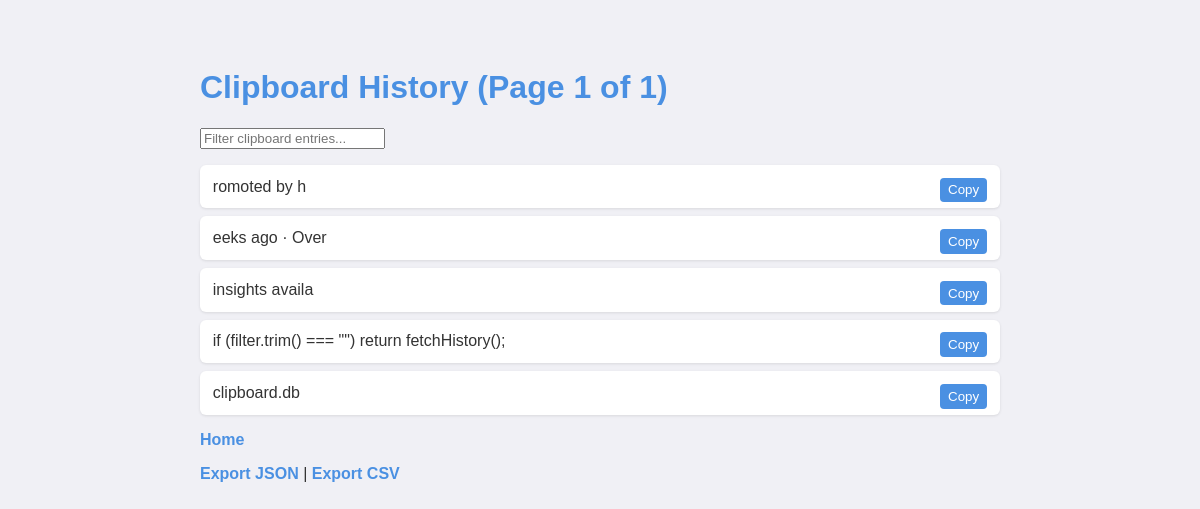
Before: /history with the older database file.
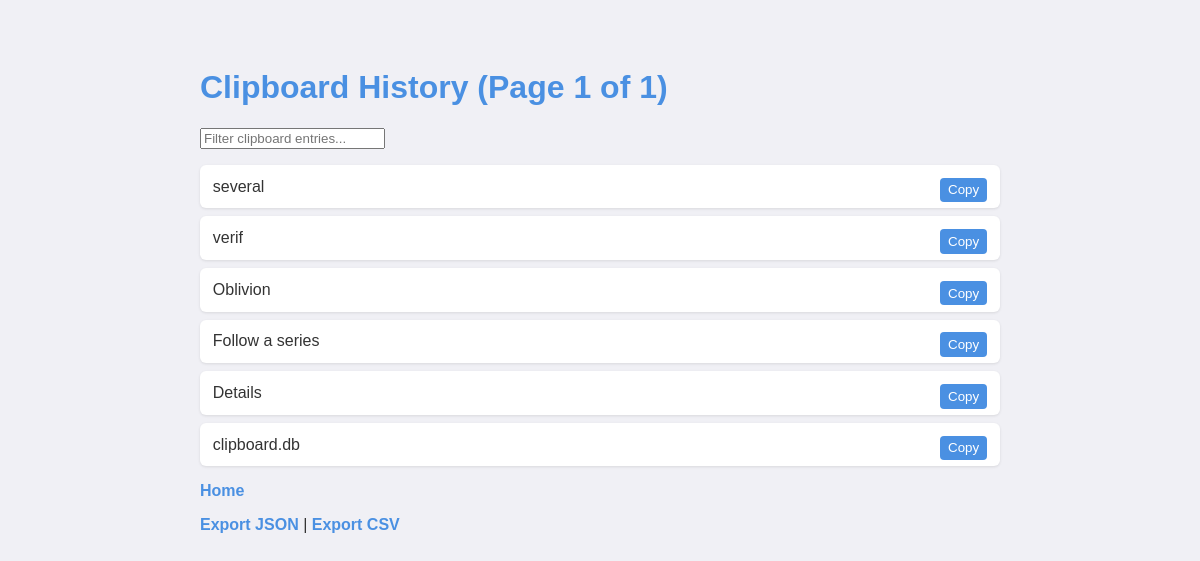
After: the same page with the newer database file.
### tables this page shows
CREATE TABLE clipboard_history (
        id INTEGER PRIMARY KEY AUTOINCREMENT,
        content TEXT NOT NULL,
        timestamp TEXT NOT NULL
    );

### webApp/app.py (the view)
@app.route('/history')
def history():
    page = request.args.get('page', default=1, type=int)
    per_page = 10
    offset = (page - 1) * per_page
    conn = sqlite3.connect(db_path)
    cursor = conn.cursor()
    cursor.execute("SELECT COUNT(*) FROM clipboard_history")
    total_entries = cursor.fetchone()[0]
    cursor.execute(
        "SELECT * FROM clipboard_history ORDER BY timestamp DESC LIMIT ? OFFSET ?",
        (per_page, offset)
    )
    history = cursor.fetchall()
    conn.close()
    total_pages = (total_entries + per_page - 1) // per_page  # ceiling division
    return render_template(
        'history.html',
        history=history,
        page=page,
        total_pages=total_pages
    )

### webApp/templates/history.html (shortened to what this page needs)
<!DOCTYPE html>
<html lang="en">
<head>
    <link rel="stylesheet" href="{{ url_for('static', filename='style.css') }}">
</head>
<body>
    <h1>Clipboard History (Page {{ page }} of {{ total_pages }})</h1>
    <input type="text" id="searchBox" placeholder="Filter clipboard entries..." onkeyup="filterList()" />
    <ul id="historyList">
        {% for entry in history %}
            <li>
                <span class="entry-text">{{ entry[1][:100] }}{% if entry[1]|length > 100 %}...{% endif %}</span>
                <button class="copy-btn" onclick="navigator.clipboard.writeText(`{{ entry[1]|e }}`)">Copy</button>
            </li>
        {% endfor %}
    </ul>
    <p><a href="{{ url_for('index') }}">Home</a></p>
    <p>
    <a href="/export/json" target="_blank">Export JSON</a> |
    <a href="/export/csv" target="_blank">Export CSV</a>
    </p>
</body>
</html>

### webApp/static/style.css (style rules this page uses)
body { font-family: Arial, sans-serif; max-width: 800px; margin: 2rem auto; padding: 1rem; background-color: #f0f0f5; color: #333; }
h1 { color: #4a90e2; }
a { color: #4a90e2; text-decoration: none; font-weight: bold; }
ul { list-style-type: none; padding-left: 0; }
li { background: white; margin: 0.5rem 0; padding: 0.8rem; border-radius: 6px; box-shadow: 0 1px 3px rgba(0,0,0,0.1); word-wrap: break-word; }
.copy-btn { float: right; background-color: #4a90e2; color: white; border: none; padding: 0.3rem 0.5rem; border-radius: 4px; cursor: pointer; }

Changed rows visible on the page:
added clipboard_history: content "several"
changed clipboard_history: content "romoted by h" → "verif"
changed clipboard_history: content "eeks ago · Over" → "Oblivion"
changed clipboard_history: content "insights availa" → "Follow a series"
changed clipboard_history: content "if (filter.trim() === \"\") return fetchHistory();" → "Details"
